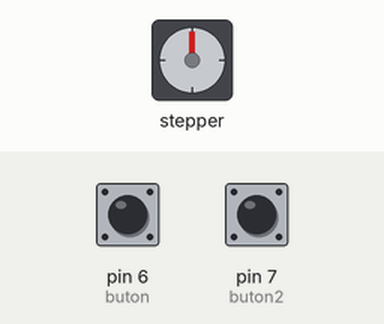
This sketch was run on a simulated Arduino Uno, built with avr-gcc and run on an emulated ATmega328P. Shown: stepper motor. Wiring (inferred from the names in the program): stepper motor driver (200 steps per turn assumed): step pin 3; direction pin 4. Inputs (shaded band) come from the test bench; at power-on: pin 6 (buton) LOW, pin 7 (buton2) LOW.

Above: at 2.8 s.
2.9 s: pin 6 (buton) pulled HIGH for 1.2 s
At 4.6 s:
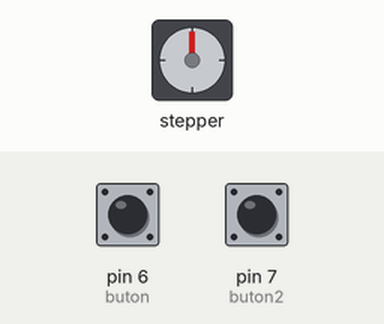
5.6 s: pin 7 (buton2) pulled HIGH for 3.2 s
At 8.3 s:
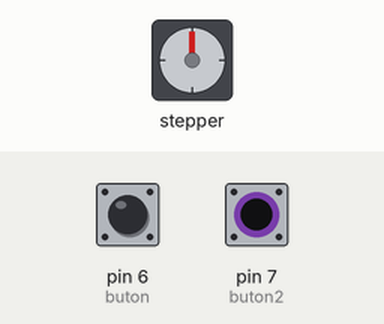
10.8 s: pin 7 (buton2) pulled HIGH for 1.2 s
At 13.2 s:
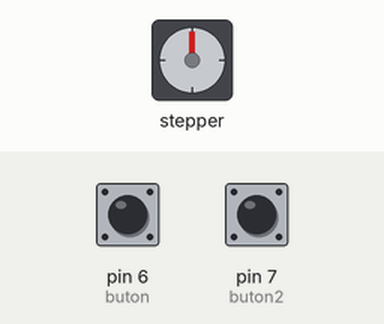
Timing chart, 0 to 14.7 s (numbered marks = the images above; inputs shaded):
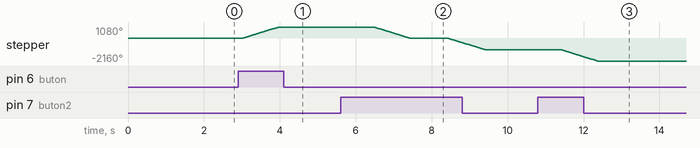

The sketch:

steppermotorcontrol3.ino
```cpp
const int stepPin = 3;
const int dirPin = 4;
int buton=6;
int buton2=7;
int d;
int f;
int e=800;
void setup() {
  // Sets the two pins as Outputs
  pinMode(stepPin,OUTPUT);
  pinMode(dirPin,OUTPUT);
  pinMode(buton, INPUT);
  pinMode(buton2, INPUT);
}
void loop() {
 d=digitalRead(buton);
 if(d==HIGH) {
    digitalWrite(dirPin,HIGH);
    for(int x = 0; x < 600; x++) {

    digitalWrite(stepPin,HIGH);
    delayMicroseconds(e);
    digitalWrite(stepPin,LOW);
    delayMicroseconds(e);
  }  }

  delay(500);


 f=digitalRead(buton2);
if(f==HIGH){
  digitalWrite(dirPin,LOW);
  for(int x = 0; x < 600; x++) {
    digitalWrite(stepPin,HIGH);
    delayMicroseconds(e);
    digitalWrite(stepPin,LOW);
    delayMicroseconds(e);
  }}
  delay(500);
}
```

Measured:
- after the input at 2.9 s, stepper: turns 1080° clockwise in 0.97 s, starting after 0.10 s
- after the input at 5.6 s, stepper: turns 1080° counter-clockwise in 0.97 s, then 1080° counter-clockwise in 0.97 s
- after the input at 10.8 s, stepper: turns 1080° counter-clockwise in 0.97 s, starting after 0.60 s
